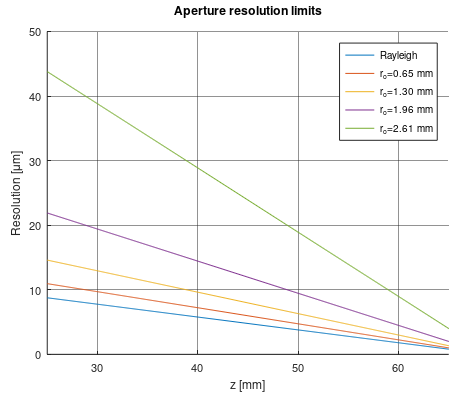
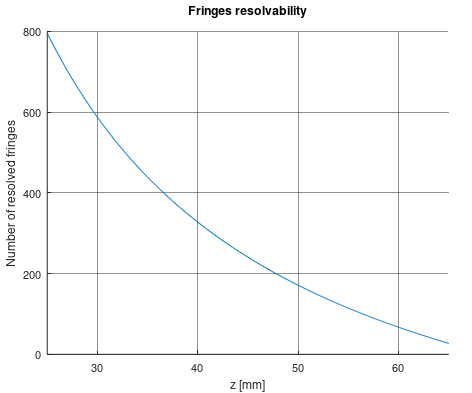

The MATLAB script that drew these images, in order: (Note: a time limit stopped this script after it produced the figures.)

output='/home/pracownicy/jnowak/holo/resolution/plots';
frm='png';
res=300;

% constants
lambda=532e-9;
zR=69e-3;
px=3.1843e-6;
Dh=2048*px;
k0=3.83;
Nbit=8;

% mean fitted values
w=6.2607e-3;
xR=-0.4550e-3; xC=-sign(xR)*3.25e-3;
yR=0.8615e-3; yC=-sign(yR)*3.25e-3;
rmax=sqrt((xR-xC)^2+(yR-yC)^2);


%% 1st, 2nd and approx 3rd limit
z=(25:0.1:65)'*1e-3; zo=zR-z;
r=(0.2:0.2:0.8)'*Dh/2; % distance from the hologram center in hologram plane

dlim1=1.22*2*lambda/Dh*zo;

[Z,R]=meshgrid(zo,r);
dlim2=1.22*2*lambda/Dh*Z./(1-2/Dh*R);

%betaG=10;
%dlim3_approx=betaG/pi*2*lambda/Dh*zo;

f=figure('Color','white',...
    'PaperUnits','centimeters',...
    'PaperSize',[21 29.7],...
    'PaperPosition',[2.5 2.5 12 10]);
ax=axes('Parent',f,'Color','none',...
    'Position',[0.1 0.1 0.85 0.82],'FontSize',8);
hold on
plot(z*1e3,dlim1*1e6)
plot(z*1e3,dlim2*1e6)
%plot(z*1e3,dlim3_approx*1e6)
legend(cat(1,'Rayleigh',...
    num2cell(num2str(r*1e3,'r_o=%4.2f mm'),2)),...
    'Location','northeast')
xlabel('z [mm]')
ylabel('Resolution [\mum]')
title('Aperture resolution limits')
set(ax,'XGrid','on','YGrid','on','GridAlpha',0.5,'XLim',[min(z) max(z)]*1e3)
print(f,[output,filesep,'res1-3'],['-d',frm],['-r',num2str(res)]);



%% 4th limit
z=(25:0.1:65)'*1e-3; zo=zR-z;
k=(0.25:0.01:1)'; % length with respect to 1st bessel zero


% n=n(zo)
nlim4=zeros(length(z),1);
fitoptions=optimset('TolX',1e-3);
for cnt1=1:length(z)
    fun4limN=@(nn) abs(sqrt(2*nn+2.5)-sqrt(2*nn+0.5)-2*px*sqrt((1/zo(cnt1)-1/zR)/lambda));
    nlim4(cnt1)=fminsearch(fun4limN,10,fitoptions);
end
zo_check=1./((sqrt(2*nlim4+2.5)-sqrt(2*nlim4+0.5)).^2*lambda/4/px^2+1/zR);
z_check=zR-zo_check;
nlim4_approx=lambda./(1./zo-1/zR)/8/px^2-3/4;

f=figure('Color','white',...
    'PaperUnits','centimeters',...
    'PaperSize',[21 29.7],...
    'PaperPosition',[2.5 2.5 12 10]);
ax=axes('Parent',f,'Color','none',...
    'Position',[0.1 0.1 0.85 0.82],'FontSize',8);
hold on
%plot(z*1e3,nlim4,z_check*1e3,nlim4,z*1e3,nlim4_approx)
plot(z*1e3,nlim4)
xlabel('z [mm]')
ylabel('Number of resolved fringes')
title('Fringes resolvability')
set(ax,'XGrid','on','YGrid','on','GridAlpha',0.5,'XLim',[min(z) max(z)]*1e3)
print(f,[output,filesep,'res4a'],['-d',frm],['-r',num2str(res)]);


% d=d(zo,k)
dlim4=zeros(length(k),length(z));
fitoptions=optimset('TolX',1e-8);
for cnt1=1:length(k)
    for cnt2=1:length(z)
        fun4limN=@(nn) abs(sqrt(2*nn+2.5)-sqrt(2*nn+0.5)-2*px*sqrt((1/zo(cnt2)-1/zR)/lambda));
        fun4_d2n=@(dd) 0.5*(k0*k(cnt1)/pi/dd)^2*lambda*zo(cnt2)*(1-zo(cnt2)/zR)-0.25;
        fun4limD=@(dd) fun4limN(fun4_d2n(dd));
        dlim4(cnt1,cnt2)=fminsearch(fun4limD,3e-6,fitoptions);
    end
end

f=figure('Color','white',...
    'PaperUnits','centimeters',...
    'PaperSize',[21 29.7],...
    'PaperPosition',[2.5 2.5 12 10]);
axes('Parent',f,'Color','none',...
    'Position',[0.1 0.1 0.85 0.82],'FontSize',8);
hold on
contourf(z*1e3,k,dlim4*1e6,30)
colormap jet, c=colorbar; c.Label.String='Resolution [\mum]';
xlabel('z [mm]')
ylabel('Bessel normalized coordinate \kappa')
title('Fringe frequency resolution limit')
print(f,[output,filesep,'res4bCon'],['-d',frm],['-r',num2str(res)]);

[Zo,K]=meshgrid(zo,k);
dlim4_approx=2/pi*k0*px*K.*(1-Zo/zR);

f=figure('Color','white',...
    'PaperUnits','centimeters',...
    'PaperSize',[21 29.7],...
    'PaperPosition',[2.5 2.5 12 10]);
axes('Parent',f,'Color','none',...
    'Position',[0.1 0.1 0.85 0.82],'FontSize',8);
hold on
contourf(z*1e3,k,dlim4_approx*1e6,30)
colormap jet, c=colorbar; c.Label.String='Resolution [\mum]';
xlabel('z [mm]')
ylabel('Bessel normalized coordinate \kappa')
title('Fringe frequency resolution limit approx')
print(f,[output,filesep,'res4bConAp'],['-d',frm],['-r',num2str(res)]);


f=figure('Color','white',...
    'PaperUnits','centimeters',...
    'PaperSize',[21 29.7],...
    'PaperPosition',[2.5 2.5 12 10]);
ax=axes('Parent',f,'Color','none',...
    'Position',[0.1 0.1 0.85 0.82],'FontSize',8);
hold on
plot(z*1e3,dlim4(1:10:end,:)'*1e6)
legend([repmat('\kappa=',length(1:10:length(k)),1),num2str(k(1:10:end),'%4.2f\n')],'Location','northwest')
%plot(z*1e3,dlim4_approx(1:10:end,:)'*1e6,'r--')
%plot(z*1e3,dlim4(1:10:end,:)'*1e6)
%legend(num2str(k(1:10:end),'k=%4.2f\n'))
xlabel('z [mm]')
ylabel('Resolution [\mum]')
title('Fringe frequency resolution limit')
set(ax,'XGrid','on','YGrid','on','GridAlpha',0.5,'XLim',[min(z) max(z)]*1e3)
print(f,[output,filesep,'res4bLin'],['-d',frm],['-r',num2str(res)]);



%% 5th limit

% parmeters grid
z=(25:0.5:65)'*1e-3; zo=zR-z;
r=(0:1e-4:rmax)'; % distance from the beam center in hologram plane
n=(1:15)'; % number of fringes to be resolved
k=(0.25:0.05:1)'; % length with respect to 1st bessel zero

%% d=d(r,zo,n)
dlim5a=zeros([length(r) length(z) length(n)]);
for cnt1=1:length(r)
    rt=r(cnt1);
    contrast=(1-exp(-2*rmax^2/w^2))*exp(2*rt^2/w^2)*2^-Nbit;
    
    for cnt2=1:length(z)
        zt=zo(cnt2);
        mo=1/(1-zt/zR);
        magnif=mo^2*zt;
    
        for cnt3=1:length(n)
            nt=n(cnt3);
            
            rp=sqrt((2*nt+0.5)*mo*zt*lambda);
            dlim5a(cnt1,cnt2,cnt3)=pi^2/lambda/2*contrast^2/magnif*rp^3*exp(-2*rp^2/w^2);    
        end
        
    end
    
end

for cnt1=1:length(n)
    f=figure('Color','white',...
        'PaperUnits','centimeters',...
        'PaperSize',[21 29.7],...
        'PaperPosition',[2.5 2.5 12 10]);
    ax=axes('Parent',f,'Color','none',...
        'Position',[0.1 0.1 0.85 0.82],'FontSize',8);
    hold on
    contourf(z*1e3,r*1e3,dlim5a(:,:,cnt1)*1e6,20)
    %caxis([min(dlim5a(:)) max(dlim5a(:))]*1e6)
    colormap jet, c=colorbar; c.Label.String='Resolution [\mum]';
    xlabel('z [mm]')
    ylabel('r_o [mm]')
    title(sprintf('Fringe contrast resolution limit for n=%d',round(n(cnt1))))
    print(f,[output,filesep,sprintf('res5a_n%03d',round(n(cnt1)))],['-d',frm],['-r',num2str(res)]);
end

% approx
[Z,R,N]=meshgrid(zo,r,n);
contrast=(1-exp(-2*rmax^2/w^2))*exp(2*R.^2/w^2)*2^-Nbit;
mo=1./(1-Z/zR);
dlim5a_approx=pi^2/2*contrast.^2.*sqrt(lambda*Z./mo).*(2*N+0.5).^1.5;
for cnt1=1:length(n)
    f=figure('Color','white',...
        'PaperUnits','centimeters',...
        'PaperSize',[21 29.7],...
        'PaperPosition',[2.5 2.5 12 10]);
    ax=axes('Parent',f,'Color','none',...
        'Position',[0.1 0.1 0.85 0.82],'FontSize',8);
    hold on
    contourf(z*1e3,r*1e3,dlim5a_approx(:,:,cnt1)*1e6,20)
    %caxis([min(dlim5a(:)) max(dlim5a(:))]*1e6)
    colormap jet, c=colorbar; c.Label.String='Resolution [\mum]';
    xlabel('z [mm]')
    ylabel('r_o [mm]')
    title(sprintf('Fringe contrast resolution limit n=%d',round(n(cnt1))))
    print(f,[output,filesep,sprintf('res5aAp_n%03d',round(n(cnt1)))],['-d',frm],['-r',num2str(res)]);
end


%% d=d(r,zo,k)
dlim5b=zeros([length(r) length(z) length(k)]);
for cnt1=1:length(r)
    rt=r(cnt1);
    contrast=(1-exp(-2*rmax^2/w^2))*exp(2*rt^2/w^2)*2^-Nbit;
    
    for cnt2=1:length(z)
        zt=zo(cnt2);
        mo=1/(1-zt/zR);
        magnif=mo^2*zt;
    
        for cnt3=1:length(k)
            kt=k(cnt3);
            
            rp=@(d) lambda*zt/pi/d*k0*kt;
            fun5=@(d) abs(d-pi^2/lambda/2*contrast^2/magnif*rp(d)^3);%*exp(-2*rp(d)^2/w^2));
            
            fitoptions = optimset('TolX',1e-8);
            dlim5b(cnt1,cnt2,cnt3)=fminsearch(fun5,1e-6,fitoptions);            
        end
        
    end
    
end

for cnt1=1:length(k) 
    f=figure('Color','white',...
        'PaperUnits','centimeters',...
        'PaperSize',[21 29.7],...
        'PaperPosition',[2.5 2.5 12 10]);
    ax=axes('Parent',f,'Color','none',...
        'Position',[0.1 0.1 0.85 0.82],'FontSize',8);
    hold on
    contourf(z*1e3,r*1e3,dlim5b(:,:,cnt1)*1e6,20)
    %caxis([min(dlim5a(:)) max(dlim5a(:))]*1e6)
    colormap jet, c=colorbar; c.Label.String='Resolution [\mum]';
    xlabel('z [mm]')
    ylabel('r_o [mm]')
    title(['Fringe contrast resolution limit for \kappa=',num2str(k(cnt1),'%4.2f')])
    print(f,[output,filesep,sprintf('res5b_k%03d',round(k(cnt1)*100))],['-d',frm],['-r',num2str(res)]); 
end

% approx
[Z,R,K]=meshgrid(zo,r,k);
contrast=(1-exp(-2*rmax^2/w^2))*exp(2*R.^2/w^2)*2^-Nbit;
mo=1./(1-Z/zR);
dlim5b_approx=(2*pi)^-0.25*sqrt(contrast*lambda.*Z./mo).*(k0*K).^0.75;
for cnt1=1:length(k) 
    f=figure('Color','white',...
        'PaperUnits','centimeters',...
        'PaperSize',[21 29.7],...
        'PaperPosition',[2.5 2.5 12 10]);
    ax=axes('Parent',f,'Color','none',...
        'Position',[0.1 0.1 0.85 0.82],'FontSize',8);
    hold on
    contourf(z*1e3,r*1e3,dlim5b_approx(:,:,cnt1)*1e6,20)
    %caxis([min(dlim5a(:)) max(dlim5a(:))]*1e6)
    colormap jet, c=colorbar; c.Label.String='Resolution [\mum]';
    xlabel('z [mm]')
    ylabel('r_o [mm]')
    title(['Fringe contrast resolution limit for \kappa=',num2str(k(cnt1),'%4.2f')])
    print(f,[output,filesep,sprintf('res5bAp_k%03d',round(k(cnt1)*100))],['-d',frm],['-r',num2str(res)]); 
end
